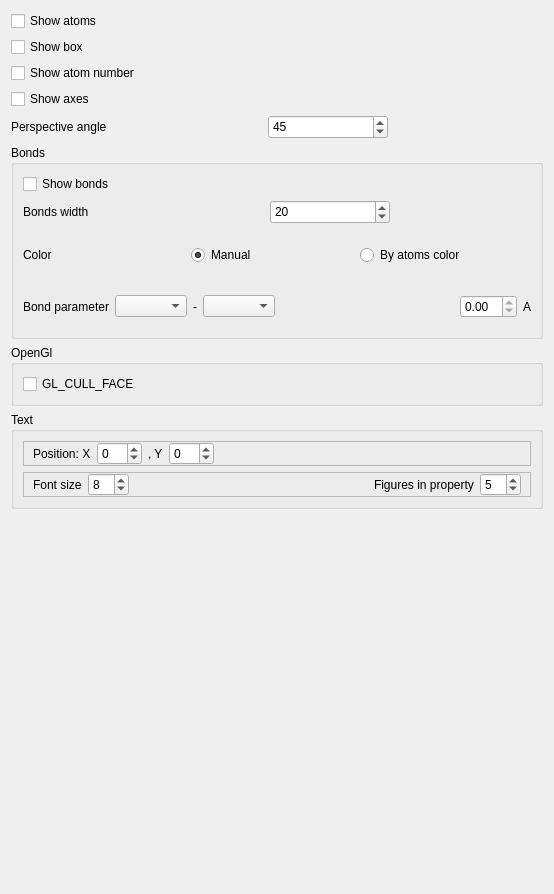
          <widget class="QWidget" name="tab_32">
           <attribute name="title">
            <string>View 3D</string>
           </attribute>
           <layout class="QVBoxLayout" name="verticalLayout_18">
            <item>
             <widget class="QCheckBox" name="FormSettingsViewCheckShowAtoms">
              <property name="enabled">
               <bool>true</bool>
              </property>
              <property name="text">
               <string>Show atoms</string>
              </property>
             </widget>
            </item>
            <item>
             <widget class="QCheckBox" name="FormSettingsViewCheckShowBox">
              <property name="styleSheet">
               <string notr="true"/>
              </property>
              <property name="text">
               <string>Show box</string>
              </property>
             </widget>
            </item>
            <item>
             <widget class="QCheckBox" name="FormSettingsViewCheckShowAtomNumber">
              <property name="enabled">
               <bool>true</bool>
              </property>
              <property name="text">
               <string>Show atom number</string>
              </property>
             </widget>
            </item>
            <item>
             <widget class="QCheckBox" name="FormSettingsViewCheckShowAxes">
              <property name="text">
               <string>Show axes</string>
              </property>
             </widget>
            </item>
            <item>
             <widget class="QFrame" name="frame_131">
              <property name="minimumSize">
               <size>
                <width>0</width>
                <height>0</height>
               </size>
              </property>
              <property name="frameShape">
               <enum>QFrame::NoFrame</enum>
              </property>
              <property name="frameShadow">
               <enum>QFrame::Raised</enum>
              </property>
              <layout class="QHBoxLayout" name="horizontalLayout_100">
               <property name="leftMargin">
                <number>0</number>
               </property>
               <property name="topMargin">
                <number>0</number>
               </property>
               <property name="rightMargin">
                <number>0</number>
               </property>
               <property name="bottomMargin">
                <number>0</number>
               </property>
               <item>
                <widget class="QLabel" name="label_105">
                 <property name="text">
                  <string>Perspective angle</string>
                 </property>
                </widget>
               </item>
               <item>
                <spacer name="horizontalSpacer_113">
                 <property name="orientation">
                  <enum>Qt::Horizontal</enum>
                 </property>
                 <property name="sizeHint" stdset="0">
                  <size>
                   <width>61</width>
                   <height>20</height>
                  </size>
                 </property>
                </spacer>
               </item>
               <item>
                <widget class="QSpinBox" name="spin_perspective_angle">
                 <property name="minimumSize">
                  <size>
                   <width>120</width>
                   <height>24</height>
                  </size>
                 </property>
                 <property name="maximumSize">
                  <size>
                   <width>120</width>
                   <height>24</height>
                  </size>
                 </property>
                 <property name="maximum">
                  <number>90</number>
                 </property>
                 <property name="value">
                  <number>45</number>
                 </property>
                </widget>
               </item>
               <item>
                <spacer name="horizontalSpacer_112">
                 <property name="orientation">
                  <enum>Qt::Horizontal</enum>
                 </property>
                 <property name="sizeHint" stdset="0">
                  <size>
                   <width>61</width>
                   <height>20</height>
                  </size>
                 </property>
                </spacer>
               </item>
              </layout>
             </widget>
            </item>
            <item>
             <widget class="QGroupBox" name="groupBox">
              <property name="minimumSize">
               <size>
                <width>0</width>
                <height>0</height>
               </size>
              </property>
              <property name="title">
               <string>Bonds</string>
              </property>
              <layout class="QVBoxLayout" name="verticalLayout_68">
               <item>
                <widget class="QCheckBox" name="FormSettingsViewCheckShowBonds">
                 <property name="text">
                  <string>Show bonds</string>
                 </property>
                </widget>
               </item>
               <item>
                <widget class="QFrame" name="frame_68">
                 <property name="minimumSize">
                  <size>
                   <width>200</width>
                   <height>0</height>
                  </size>
                 </property>
                 <property name="frameShape">
                  <enum>QFrame::NoFrame</enum>
                 </property>
                 <property name="frameShadow">
                  <enum>QFrame::Raised</enum>
                 </property>
                 <layout class="QHBoxLayout" name="horizontalLayout_60">
                  <property name="leftMargin">
                   <number>0</number>
                  </property>
                  <property name="topMargin">
                   <number>0</number>
                  </property>
                  <property name="rightMargin">
                   <number>0</number>
                  </property>
                  <property name="bottomMargin">
                   <number>0</number>
                  </property>
                  <item>
                   <widget class="QLabel" name="label_22">
                    <property name="minimumSize">
                     <size>
                      <width>100</width>
                      <height>0</height>
                     </size>
                    </property>
                    <property name="text">
                     <string>Bonds width</string>
                    </property>
                   </widget>
                  </item>
                  <item>
                   <spacer name="horizontalSpacer_54">
                    <property name="orientation">
                     <enum>Qt::Horizontal</enum>
                    </property>
                    <property name="sizeHint" stdset="0">
                     <size>
                      <width>40</width>
                      <height>20</height>
                     </size>
                    </property>
                   </spacer>
                  </item>
                  <item>
                   <widget class="QSpinBox" name="FormSettingsViewSpinBondWidth">
                    <property name="minimumSize">
                     <size>
                      <width>120</width>
                      <height>24</height>
                     </size>
                    </property>
                    <property name="maximumSize">
                     <size>
                      <width>120</width>
                      <height>24</height>
                     </size>
                    </property>
                    <property name="value">
                     <number>20</number>
                    </property>
                   </widget>
                  </item>
                  <item>
                   <spacer name="horizontalSpacer_30">
                    <property name="orientation">
                     <enum>Qt::Horizontal</enum>
                    </property>
                    <property name="sizeHint" stdset="0">
                     <size>
                      <width>40</width>
                      <height>20</height>
                     </size>
                    </property>
                   </spacer>
                  </item>
                 </layout>
                </widget>
               </item>
               <item>
                <widget class="QFrame" name="frame_114">
                 <property name="minimumSize">
                  <size>
                   <width>0</width>
                   <height>50</height>
                  </size>
                 </property>
                 <property name="frameShape">
                  <enum>QFrame::NoFrame</enum>
                 </property>
                 <property name="frameShadow">
                  <enum>QFrame::Raised</enum>
                 </property>
                 <layout class="QHBoxLayout" name="horizontalLayout_116">
                  <property name="leftMargin">
                   <number>0</number>
                  </property>
                  <item>
                   <widget class="QLabel" name="label_83">
                    <property name="minimumSize">
                     <size>
                      <width>100</width>
                      <height>0</height>
                     </size>
                    </property>
                    <property name="text">
                     <string>Color</string>
                    </property>
                   </widget>
                  </item>
                  <item>
                   <widget class="QRadioButton" name="FormSettingsViewRadioColorBondsManual">
                    <property name="text">
                     <string>Manual</string>
                    </property>
                    <property name="checked">
                     <bool>true</bool>
                    </property>
                   </widget>
                  </item>
                  <item>
                   <widget class="QRadioButton" name="FormSettingsViewRadioColorBondsByAtoms">
                    <property name="text">
                     <string>By atoms color</string>
                    </property>
                   </widget>
                  </item>
                 </layout>
                </widget>
               </item>
               <item>
                <widget class="QFrame" name="frame_106">
                 <property name="frameShape">
                  <enum>QFrame::NoFrame</enum>
                 </property>
                 <property name="frameShadow">
                  <enum>QFrame::Raised</enum>
                 </property>
                 <layout class="QHBoxLayout" name="horizontalLayout_110">
                  <property name="leftMargin">
                   <number>0</number>
                  </property>
                  <property name="rightMargin">
                   <number>0</number>
                  </property>
                  <item>
                   <widget class="QLabel" name="label_2">
                    <property name="text">
                     <string>Bond parameter</string>
                    </property>
                   </widget>
                  </item>
                  <item>
                   <widget class="QComboBox" name="FormAtomsList1"/>
                  </item>
                  <item>
                   <widget class="QLabel" name="label_31">
                    <property name="text">
                     <string>-</string>
                    </property>
                   </widget>
                  </item>
                  <item>
                   <widget class="QComboBox" name="FormAtomsList2"/>
                  </item>
                  <item>
                   <spacer name="horizontalSpacer_76">
                    <property name="orientation">
                     <enum>Qt::Horizontal</enum>
                    </property>
                    <property name="sizeHint" stdset="0">
                     <size>
                      <width>40</width>
                      <height>20</height>
                     </size>
                    </property>
                   </spacer>
                  </item>
                  <item>
                   <widget class="QDoubleSpinBox" name="FormBondLenSpinBox">
                    <property name="readOnly">
                     <bool>true</bool>
                    </property>
                   </widget>
                  </item>
                  <item>
                   <widget class="QLabel" name="label_30">
                    <property name="text">
                     <string>A</string>
                    </property>
                   </widget>
                  </item>
                 </layout>
                </widget>
               </item>
              </layout>
             </widget>
            </item>
            <item>
             <widget class="QGroupBox" name="groupBox_34">
              <property name="minimumSize">
               <size>
                <width>0</width>
                <height>0</height>
               </size>
              </property>
              <property name="title">
               <string>OpenGl</string>
              </property>
              <layout class="QHBoxLayout" name="horizontalLayout_163">
               <item>
                <widget class="QCheckBox" name="OpenGL_GL_CULL_FACE">
                 <property name="enabled">
                  <bool>true</bool>
                 </property>
                 <property name="text">
                  <string>GL_CULL_FACE</string>
                 </property>
                </widget>
               </item>
              </layout>
             </widget>
            </item>
            <item>
             <widget class="QGroupBox" name="groupBox_29">
              <property name="minimumSize">
               <size>
                <width>0</width>
                <height>0</height>
               </size>
              </property>
              <property name="title">
               <string>Text</string>
              </property>
              <layout class="QVBoxLayout" name="verticalLayout_107">
               <item>
                <widget class="QFrame" name="frame_165">
                 <property name="frameShape">
                  <enum>QFrame::StyledPanel</enum>
                 </property>
                 <property name="frameShadow">
                  <enum>QFrame::Raised</enum>
                 </property>
                 <layout class="QHBoxLayout" name="horizontalLayout_179">
                  <property name="topMargin">
                   <number>0</number>
                  </property>
                  <property name="bottomMargin">
                   <number>0</number>
                  </property>
                  <item>
                   <widget class="QLabel" name="label_132">
                    <property name="text">
                     <string>Position: X</string>
                    </property>
                   </widget>
                  </item>
                  <item>
                   <widget class="QSpinBox" name="property_shift_x">
                    <property name="minimum">
                     <number>-99</number>
                    </property>
                   </widget>
                  </item>
                  <item>
                   <widget class="QLabel" name="label_133">
                    <property name="text">
                     <string>, Y</string>
                    </property>
                   </widget>
                  </item>
                  <item>
                   <widget class="QSpinBox" name="property_shift_y">
                    <property name="minimum">
                     <number>-99</number>
                    </property>
                   </widget>
                  </item>
                  <item>
                   <spacer name="horizontalSpacer_125">
                    <property name="orientation">
                     <enum>Qt::Horizontal</enum>
                    </property>
                    <property name="sizeHint" stdset="0">
                     <size>
                      <width>126</width>
                      <height>20</height>
                     </size>
                    </property>
                   </spacer>
                  </item>
                 </layout>
                </widget>
               </item>
               <item>
                <widget class="QFrame" name="frame_164">
                 <property name="minimumSize">
                  <size>
                   <width>0</width>
                   <height>0</height>
                  </size>
                 </property>
                 <property name="frameShape">
                  <enum>QFrame::StyledPanel</enum>
                 </property>
                 <property name="frameShadow">
                  <enum>QFrame::Raised</enum>
                 </property>
                 <layout class="QHBoxLayout" name="horizontalLayout_180">
                  <property name="topMargin">
                   <number>0</number>
                  </property>
                  <property name="bottomMargin">
                   <number>0</number>
                  </property>
                  <item>
                   <widget class="QLabel" name="label_90">
                    <property name="text">
                     <string>Font size</string>
                    </property>
                   </widget>
                  </item>
                  <item>
                   <widget class="QSpinBox" name="font_size_3d">
                    <property name="value">
                     <number>8</number>
                    </property>
                   </widget>
                  </item>
                  <item>
                   <spacer name="horizontalSpacer_83">
                    <property name="orientation">
                     <enum>Qt::Horizontal</enum>
                    </property>
                    <property name="sizeHint" stdset="0">
                     <size>
                      <width>239</width>
                      <height>20</height>
                     </size>
                    </property>
                   </spacer>
                  </item>
                  <item>
                   <widget class="QLabel" name="label_81">
                    <property name="text">
                     <string>Figures in property</string>
                    </property>
                   </widget>
                  </item>
                  <item>
                   <widget class="QSpinBox" name="property_precision">
                    <property name="value">
                     <number>5</number>
                    </property>
                   </widget>
                  </item>
                 </layout>
                </widget>
               </item>
              </layout>
             </widget>
            </item>
            <item>
             <spacer name="verticalSpacer_9">
              <property name="orientation">
               <enum>Qt::Vertical</enum>
              </property>
              <property name="sizeHint" stdset="0">
               <size>
                <width>20</width>
                <height>374</height>
               </size>
              </property>
             </spacer>
            </item>
           </layout>
          </widget>
